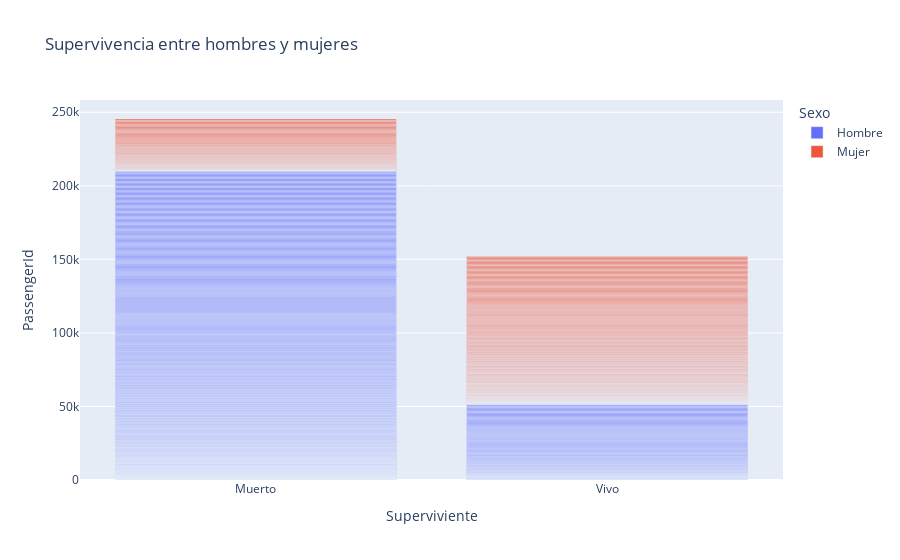

The code cell stored with this chart in its notebook:
### Markdown cell above
#### Podemos observar que hay una menor cantidad de supervivientes que forman parte del dataset

### Code cell
#relación supervivientes según el sexo

fig = px.bar(df, x="Superviviente", y='PassengerId', color='Sexo',title='Supervivencia entre hombres y mujeres')
fig.show()

### Figure 1 — Plotly figure (JSON) as saved in the notebook; plotly's stock layout.template omitted (floating-point values rounded to 4 significant figures; data arrays with more than 128 entries replaced by an {"elided": "..."} marker saying what was removed)
{"data": [{"alignmentgroup": "True", "hovertemplate": "Sexo=Hombre<br>Superviviente=%{x}<br>PassengerId=%{y}<extra></extra>", "legendgroup": "Hombre", "marker": {"color": "#636efa", "pattern": {"shape": ""}}, "name": "Hombre", "offsetgroup": "Hombre", "orientation": "v", "showlegend": true, "textposition": "auto", "type": "bar", "x": {"elided": "577 str values"}, "xaxis": "x", "y": {"elided": "577 int values"}, "yaxis": "y"}, {"alignmentgroup": "True", "hovertemplate": "Sexo=Mujer<br>Superviviente=%{x}<br>PassengerId=%{y}<extra></extra>", "legendgroup": "Mujer", "marker": {"color": "#EF553B", "pattern": {"shape": ""}}, "name": "Mujer", "offsetgroup": "Mujer", "orientation": "v", "showlegend": true, "textposition": "auto", "type": "bar", "x": {"elided": "314 str values"}, "xaxis": "x", "y": {"elided": "314 int values"}, "yaxis": "y"}], "layout": {"barmode": "relative", "legend": {"title": {"text": "Sexo"}, "tracegroupgap": 0}, "title": {"text": "Supervivencia entre hombres y mujeres"}, "xaxis": {"anchor": "y", "domain": [0, 1], "title": {"text": "Superviviente"}}, "yaxis": {"anchor": "x", "domain": [0, 1], "title": {"text": "PassengerId"}}}}
